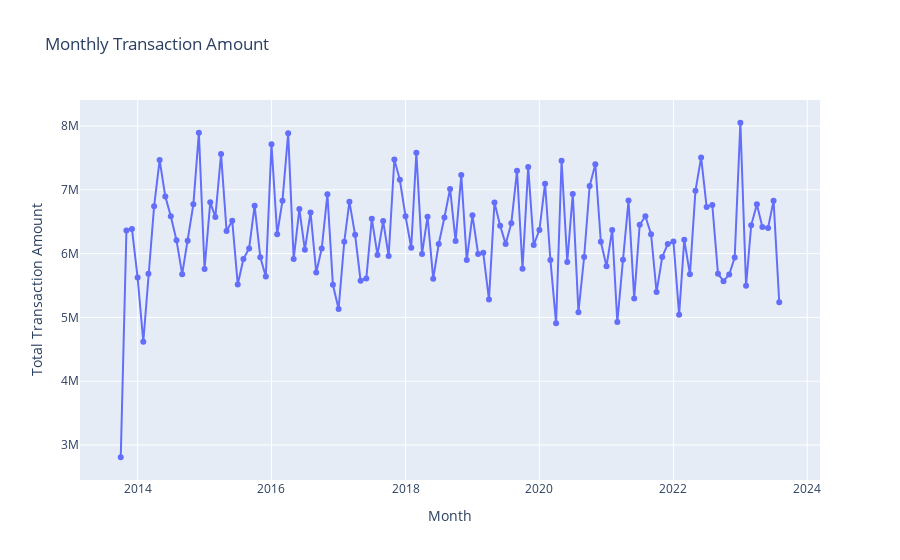

Source (notebook cell):
### Code cell
# Convert TRANSACTION_YEAR_MONTH to string
aggregated_data['TRANSACTION_YEAR_MONTH'] = aggregated_data['TRANSACTION_YEAR_MONTH'].astype(str)

# Create a line plot using Plotly graph_objects
fig = go.Figure(data=go.Scatter(x=aggregated_data['TRANSACTION_YEAR_MONTH'], 
                                y=aggregated_data['TRANSACTION_AMOUNT'], 
                                mode='lines+markers'))

# Update layout
fig.update_layout(title='Monthly Transaction Amount',
                  xaxis_title='Month',
                  yaxis_title='Total Transaction Amount')

fig.show()
